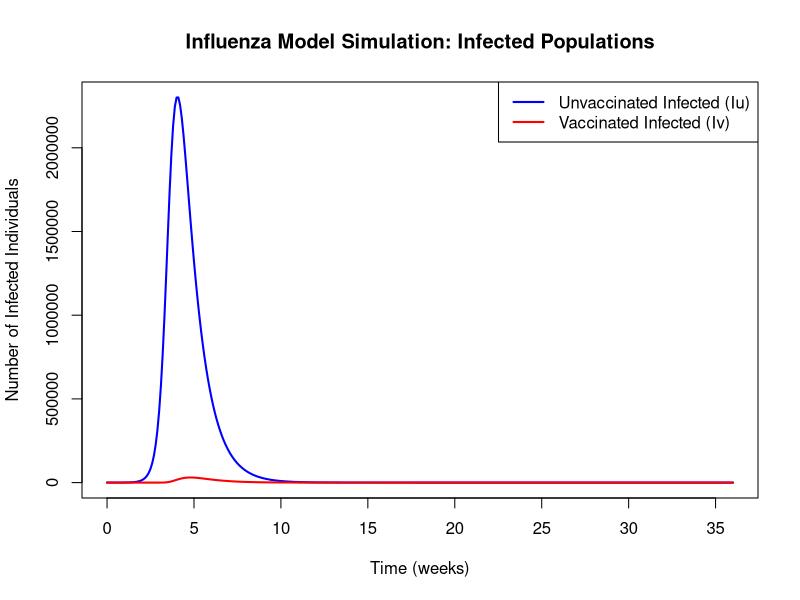

Here is the R script that generated this plot:
## ---- chunk 1
knitr::opts_chunk$set(echo = TRUE)
## ---- chunk 2
# Influenza SEIR Model with Vaccination 

# 1. Load Required Package
library(deSolve)
library(ggplot2)

# 2. Define the SEIR Model Function
seir_model = function(t, state, parameters) {
  with(as.list(c(state, parameters)), {
    # Total population
    N = Su + Sv + Lu + Lv + Iu + Iv + Ru + Rv

    # Force of infection (lambda)
    lambda = (Iu + Iv) / N

    # Time-dependent vaccination rate delta(t)
    d = ifelse(t >= 3 & t <= 20, d_val, 0)

    # Differential equations
    dSu = - b * lambda * Su - d * Su
    dSv = - av * b * lambda * Sv + d * Su
    dLu = b * lambda * Su - l * Lu
    dLv = av * b * lambda * Sv - l * Lv
    dIu = l * Lu - g * Iu
    dIv = l * Lv - g * Iv
    dRu = g * Iu
    dRv = g * Iv

    return(list(c(dSu, dSv, dLu, dLv, dIu, dIv, dRu, dRv)))
  })
}

# 3. Set Simulation Time
# Simulate for 36 weeks with 0.1-week time steps
times = seq(0, 36, by = 0.1)

# 4. Define Model Parameters
parameters = c(
  b = 9.1357,     # Infection rate (beta)
  av = 0.2331,    # Vaccine attenuation factor (VE = (1 - av) * 100%)
  l = 3.5,        # Latency rate per week (lambda)
  g = 1,          # Recovery rate per week (gamma)
  d_val = 0.05    # Vaccination rate during active period
)

# 5. Set Initial Conditions
N = 4959968
Iu = 10
Iv = 0
Lu = 20
Lv = 0
Ru = 0
Rv = 0
Su = N - (Iu + Lu + Ru)
Sv = 0

state = c(Su = Su, Sv = Sv, Lu = Lu, Lv = Lv,
           Iu = Iu, Iv = Iv, Ru = Ru, Rv = Rv)

# 6. Solve the ODE System
out = ode(y = state, times = times, func = seir_model, parms = parameters)
out_df = as.data.frame(out)
## ---- chunk 3
# 7. Plot the Simulation Results
plot(out_df$time, out_df$Iu, type = "l", col = "blue", lwd = 2,
     xlab = "Time (weeks)", ylab = "Number of Infected Individuals",
     main = "Influenza Model Simulation: Infected Populations")
lines(out_df$time, out_df$Iv, col = "red", lwd = 2)
legend("topright", legend = c("Unvaccinated Infected (Iu)", "Vaccinated Infected (Iv)"),
       col = c("blue", "red"), lwd = 2)
## ---- chunk 4
# 8. Load Real Data
real_data = read.csv("modeling_data.csv")
